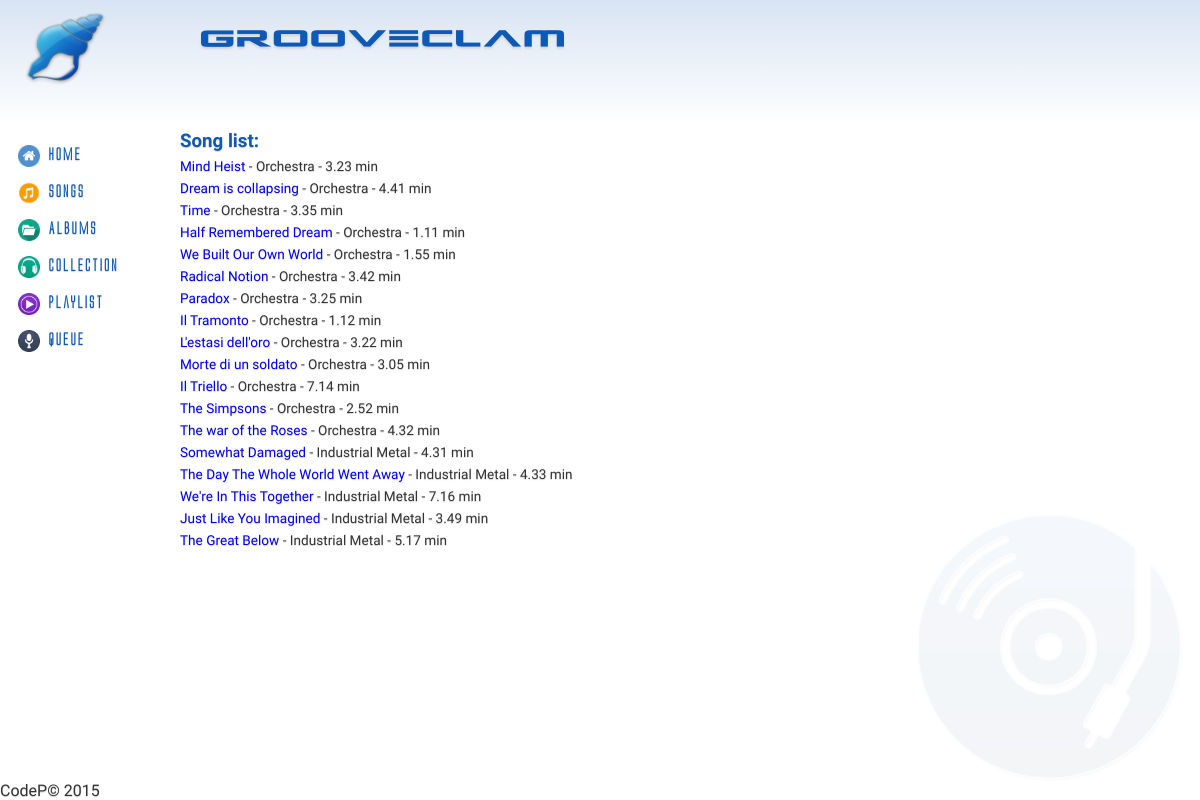
The app's page /?controller=songs&action=index, older data.
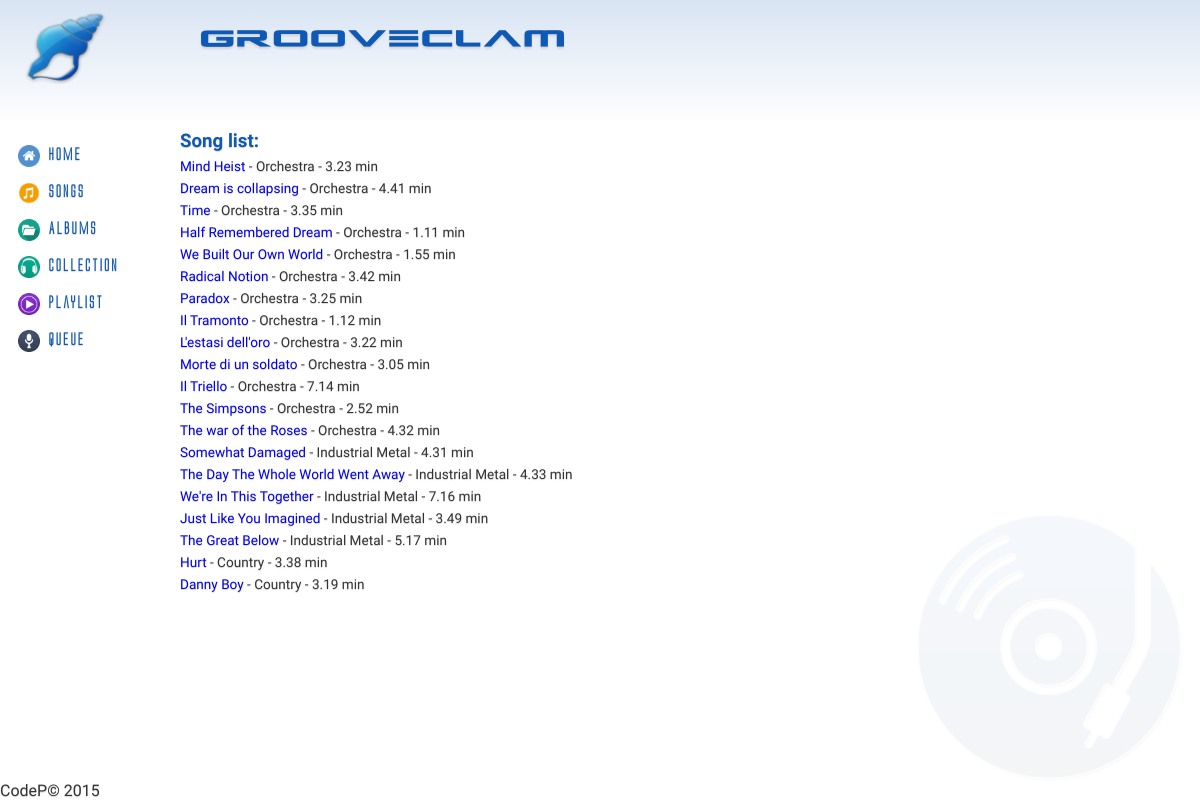
The same page, newer data.
### tables this page shows
CREATE TABLE IF NOT EXISTS `Song` (
	`IdSong` INT(11) NOT NULL AUTO_INCREMENT,
	`IdAlbum` INT(11) NOT NULL,
	`Title` VARCHAR(140) NOT NULL,
	`Genre` VARCHAR(40) NOT NULL,
	`Duration` FLOAT,
	`IdImage` INT(11) NOT NULL,
	PRIMARY KEY(`IdSong`),
	FOREIGN KEY(`IdAlbum`) REFERENCES Album(`IdAlbum`) ON DELETE CASCADE ON UPDATE CASCADE,
	FOREIGN KEY(`IdImage`) REFERENCES Cover(`IdImage`) ON DELETE CASCADE ON UPDATE CASCADE
);

### index.php (called while the page is built, shortened)
<?php
if(isset($_GET['controller']) && isset($_GET['action'])) {
	$controller = $_GET['controller'];
	$action = $_GET['action'];
} else {
	$controller = 'pages';
	$action = 'home';
}
require_once('views/layout.php');
?>

### controllers/songs_controller.php (called while the page is built, shortened)
<?php
class SongsController {
	public function index() {
		$songs = Song::all();
		require_once('views/songs/index.php');
	}
}
?>

### models/song.php (called while the page is built, shortened)
<?php
class Song {
	private $id;
	private $title;
	private $genre;
	private $duration;
	public function __construct($id, $title, $genre, $duration, $author) {
		$this->id = $id;
		$this->title = $title;
		$this->genre = $genre;
		$this->duration = $duration;
	}
	public function id() {
		return $this->id;
	}
	public function title() {
		return $this->title;
	}
	public function genre() {
		return $this->genre;
	}
	public function duration() {
		return $this->duration;
	}
	public static function all() {
		$list = [];
		$db = Db::getInstance();
		$req = $db->query('SELECT s.*, a.Author FROM Song s INNER JOIN Album a ON(s.IdAlbum = a.IdAlbum)');
		foreach($req->fetchAll() as $song) {
			$list[] = new Song($song['IdSong'], $song['Title'], $song['Genre'], $song['Duration'], $song['Author']);
		}
		return $list;
	}
}
?>

### views/songs/index.php (the view)
<h3>Song list:</h3>
<?php foreach($songs as $song) { ?>
<p><a href='?controller=songs&action=show&id=<?php echo $song->id(); ?>'><?php echo $song->title(); ?></a> - <?php echo $song->genre(); ?> - <?php echo $song->duration(); ?> min</p>
<?php } ?>

### views/layout.php (shortened to what this page needs)
<!DOCTYPE html>
<html>
<head>
<link rel="stylesheet" type="text/css" href="css/style.css">
</head>
<body>
	<header>
		<img src="img/blueseashell.png" alt="">
		<h1>Grooveclam</h1>
	</header>
	<div class="content">
		<nav>
			<ul>
				<li><img src="img/home.png" alt=""><a href='/grooveclam'>Home</a></li>
				<li><img src="img/music.png" alt=""><a href='?controller=songs&action=index'>Songs</a></li>
				<li><img src="img/folder-icon.png" alt=""><a href='?controller=albums&action=index'>Albums</a></li>
				<li><img src="img/music-icon.png" alt=""><a href='?controller=collection&action=index&id=1'>Collection</a></li>
				<li><img src="img/poweramp-icon.png" alt=""><a href='?controller=playlist&action=index&id=1'>Playlist</a></li>
				<li><img src="img/mic-icon.png" alt=""><a href='?controller=queue&action=index&id=1'>Queue</a></li>
			</ul>
		</nav>
		<main>
		<?php require_once('routes.php') ?>
		</main>
	</div>
	<footer>
		CodeP&copy; 2015
	</footer>
</body>
</html>

### routes.php (shortened to what this page needs)
<?php
function call($controller, $action) {
	switch($controller) {
		case 'songs':
			require_once('models/song.php');
			$controller = new SongsController();
		break;
	}
	$controller->{$action}();
}
$controllers = array(
	'pages' => ['home', 'error'],
	'songs' => ['index', 'show'],
	'albums' => ['index', 'show'],
	'playlist' => ['index'],
	'collection' => ['index'],
	'queue' => ['index']
);
if(array_key_exists($controller, $controllers)) {
	if(in_array($action, $controllers[$controller])) {
		call($controller, $action);
	} else {
		call('pages', 'error');
	}
} else {
	call('pages', 'error');
}
?>

### css/style.css (style rules this page uses)
* { margin: 0; }
html, body { font-family: Grumpy; height: 100%; }
body { background: #ffffff url('../img/cd_music_w.png') no-repeat bottom right; background-size: 25%; color: #333; text-shadow: 0px 1px 1px #d4d4d4; }
a { text-decoration: none; }
h1, h2, h3, h4 { color: rgb(15, 89, 182); }
.content { height: 85%; }
.content p { width: 80%; font-size: .85em; margin-top: 6px; }
.content nav { float: left; width: 15%; }
.content nav ul { list-style: none; display: block; padding: 10px 0px 0px 18px; }
.content nav ul li { margin: 15px 0px; }
.content nav ul li a { -webkit-transition: all 0.2s ease-out; transition: all 0.2s ease-out; font-family: alien; color: rgb(15, 89, 182); font-weight: 600; }
.content nav ul li img { width: 22px; margin-right: 8px; vertical-align: middle; }
main { margin-top:10px; float: left; width: 85%; }
header { height: 15%; background: linear-gradient(to top, rgba(15, 89, 182, 0) -5%, rgba(15, 89, 182, .3) 190%); }
header img { float: left; width: 100px; height: 95px; padding-left: 15px; }
header h1 { position: relative; padding-left: 200px; padding-top: 20px; font-family: aliens; font-size: 1.650em; color: rgb(15, 89, 182); letter-spacing: 3px; text-shadow: 0 2px 2px #d4d4d4; }
footer { position: fixed; bottom: 0; }

Row changes from the older to the newer data that the page shows:
added song: Title "Hurt", Genre "Country", Duration "3.38"
added song: Title "Danny Boy", Genre "Country", Duration "3.19"
